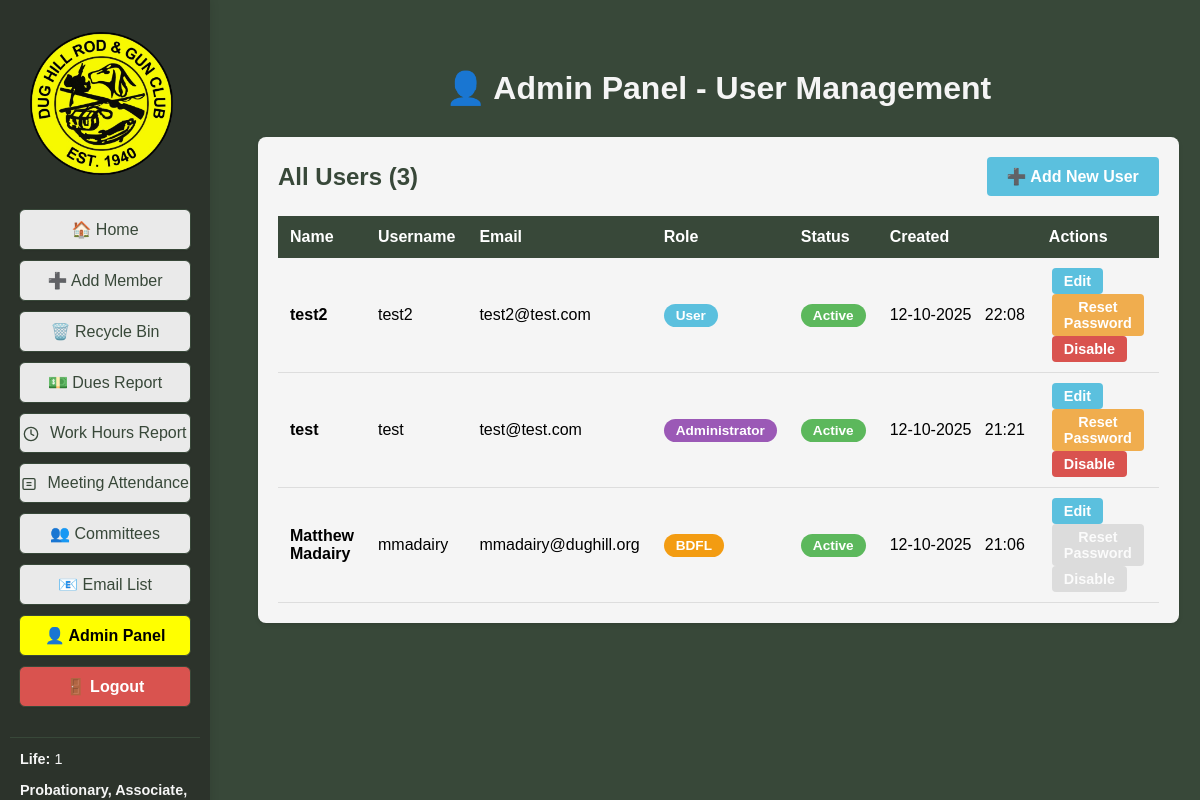
The app's page /admin/users (signed in) with its own data.
### tables this page shows
CREATE TABLE users (
			id INTEGER PRIMARY KEY AUTOINCREMENT,
			username TEXT UNIQUE NOT NULL,
			password_hash TEXT NOT NULL,
			email TEXT UNIQUE NOT NULL,
			created_at TEXT NOT NULL,
			is_active INTEGER DEFAULT 1
		, role TEXT DEFAULT User, must_change_password INTEGER DEFAULT 0, name TEXT);

### DH_DB_Webapp/app.py (the view, shortened to what this page needs)
@app.route('/admin/users', methods=['GET', 'POST'])
@login_required
def admin_users():
	if not current_user.is_admin_or_bdfl():
		flash('Access denied. Only administrators can access the admin panel.', 'error')
		return redirect(url_for('index'))
	all_users = database.get_all_users()
	member_stats = get_member_stats()
	return render_template('admin_users.html', users=all_users, active_page='admin_users', member_stats=member_stats)

### DH_DB_Webapp/app.py (called while the page is built)
@login_manager.user_loader
def load_user(user_id):
    user_data = database.get_user_by_id(int(user_id))
    if user_data:
        try:
            role = user_data['role']
        except (KeyError, IndexError):
            role = 'User'
        try:
            must_change_password = bool(user_data['must_change_password'])
        except (KeyError, IndexError):
            must_change_password = False
        return User(
            id=user_data['id'],
            username=user_data['username'],
            email=user_data['email'],
            role=role,
            is_active=bool(user_data['is_active']),
            must_change_password=must_change_password
        )
    return None

def get_member_stats():
	all_members = database.get_all_members()
	life_count = len([m for m in all_members if m['membership_type'] == 'Life'])
	voting_count = len([m for m in all_members if m['membership_type'] in ['Probationary', 'Associate', 'Active']])
	total_count = len(all_members)
	return {
		'life_members': life_count,
		'voting_members': voting_count,
		'total_members': total_count
	}

@app.before_request
def check_password_change_required():
	if request.endpoint in ['static', 'login', 'logout', 'change_password', 'register']:
		return
	if current_user.is_authenticated and hasattr(current_user, 'must_change_password') and current_user.must_change_password:
		if request.endpoint != 'change_password':
			return redirect(url_for('change_password'))

    @property
    def is_active(self):
        return self._is_active

    def is_bdfl(self):
        return self.role == 'BDFL'

    def is_admin_or_bdfl(self):
        return self.role in ('BDFL', 'Administrator')

### DH_DB_Webapp/database.py (called while the page is built)
def get_connection():
	conn = sqlite3.connect(DB_NAME)
	conn.row_factory = sqlite3.Row
	return conn

def get_all_members():
	conn = get_connection()
	c = conn.cursor()
	c.execute("SELECT * FROM members WHERE deleted=0 ORDER BY CAST(badge_number AS INTEGER), last_name, first_name")
	rows = c.fetchall()
	conn.close()
	return rows

def get_user_by_id(user_id):
    conn = get_connection()
    c = conn.cursor()
    c.execute("SELECT * FROM users WHERE id=?", (user_id,))
    user = c.fetchone()
    conn.close()
    return user

def get_all_users():
    conn = get_connection()
    c = conn.cursor()
    c.execute("SELECT id, username, name, email, role, is_active, created_at FROM users ORDER BY created_at DESC")
    users = c.fetchall()
    conn.close()
    return users

### DH_DB_Webapp/templates/admin_users.html (shortened to what this page needs)
<!DOCTYPE html>
<html>
<head>
</head>
<body style="background-color:#384839; font-family:Arial, Helvetica, sans-serif;">
    <div style="display:flex; flex-direction:row;">
        <div style="position:fixed; top:0; left:0; height:100vh; width:210px; background-color:#2c332b; display:flex; flex-direction:column; align-items:center; padding-top:120px; z-index:100; box-shadow:2px 0 8px rgba(0,0,0,0.08);">
            <img src="{{ url_for('static', filename='Main_Logo-removebg-preview.png') }}" alt="Main Logo" style="height:143px; margin-top:-88px; margin-left:-8px; margin-bottom:34px;">
            <a href="{{ url_for('index') }}" style="width:170px; display:inline-block; padding:10px 0; margin-bottom:10px; border-radius:6px; border:1px solid #384839; background-color:#eaeaea; color:#384839; text-decoration:none; font-weight:normal; font-size:1em; font-family:Arial, Helvetica, sans-serif; box-shadow:0 1px 2px rgba(0,0,0,0.04); text-align:center;">🏠 Home</a>
            <a href="javascript:void(0);" onclick="openModal('addMemberModal')" style="width:170px; display:inline-block; padding:10px 0; margin-bottom:10px; border-radius:6px; border:1px solid #384839; background-color:#eaeaea; color:#384839; text-decoration:none; font-weight:normal; font-size:1em; font-family:Arial, Helvetica, sans-serif; box-shadow:0 1px 2px rgba(0,0,0,0.04); text-align:center;">➕ Add Member</a>
            <a href="{{ url_for('recycle_bin') }}" style="width:170px; display:inline-block; padding:10px 0; margin-bottom:10px; border-radius:6px; border:1px solid #384839; background-color:#eaeaea; color:#384839; text-decoration:none; font-weight:normal; font-size:1em; font-family:Arial, Helvetica, sans-serif; box-shadow:0 1px 2px rgba(0,0,0,0.04); text-align:center;">🗑️ Recycle Bin</a>
            <a href="{{ url_for('dues_report') }}" style="width:170px; display:inline-block; padding:10px 0; margin-bottom:10px; border-radius:6px; border:1px solid #384839; background-color:#eaeaea; color:#384839; text-decoration:none; font-weight:normal; font-size:1em; font-family:Arial, Helvetica, sans-serif; box-shadow:0 1px 2px rgba(0,0,0,0.04); text-align:center;">💵 Dues Report</a>
            <a href="{{ url_for('work_hours_report') }}" style="width:170px; display:inline-block; padding:10px 0; margin-bottom:10px; border-radius:6px; border:1px solid #384839; background-color:#eaeaea; color:#384839; text-decoration:none; font-weight:normal; font-size:1em; font-family:Arial, Helvetica, sans-serif; box-shadow:0 1px 2px rgba(0,0,0,0.04); text-align:center;">
                <img src="{{ url_for('static', filename='icon_work_hours.svg') }}" alt="Work Hours" style="height:1em; vertical-align:middle; margin-right:6px;"> Work Hours Report
            </a>
            <a href="{{ url_for('meeting_attendance_report') }}" style="width:170px; display:inline-block; padding:10px 0; margin-bottom:10px; border-radius:6px; border:1px solid #384839; background-color:#eaeaea; color:#384839; text-decoration:none; font-weight:normal; font-size:1em; font-family:Arial, Helvetica, sans-serif; box-shadow:0 1px 2px rgba(0,0,0,0.04); text-align:center;">
                <img src="{{ url_for('static', filename='icon_attendance.svg') }}" alt="Attendance" style="height:1em; vertical-align:middle; margin-right:6px;"> Meeting Attendance
            </a>
            <a href="{{ url_for('committees') }}" style="width:170px; display:inline-block; padding:10px 0; margin-bottom:10px; border-radius:6px; border:1px solid #384839; background-color:#eaeaea; color:#384839; text-decoration:none; font-weight:normal; font-size:1em; font-family:Arial, Helvetica, sans-serif; box-shadow:0 1px 2px rgba(0,0,0,0.04); text-align:center;">👥 Committees</a>
            <a href="javascript:void(0);" onclick="generateEmailList()" style="width:170px; display:inline-block; padding:10px 0; margin-bottom:10px; border-radius:6px; border:1px solid #384839; background-color:#eaeaea; color:#384839; text-decoration:none; font-weight:normal; font-size:1em; font-family:Arial, Helvetica, sans-serif; box-shadow:0 1px 2px rgba(0,0,0,0.04); text-align:center;">📧 Email List</a>
            <a href="{{ url_for('admin_users') }}" class="active-menu" style="width:170px; display:inline-block; padding:10px 0; margin-bottom:10px; border-radius:6px; border:1px solid #384839; background-color:rgb(255,255,0); color:#000000; text-decoration:none; font-weight:bold; font-size:1em; font-family:Arial, Helvetica, sans-serif; box-shadow:0 1px 2px rgba(0,0,0,0.04); text-align:center;">👤 Admin Panel</a>
            <a href="{{ url_for('logout') }}" style="width:170px; display:inline-block; padding:10px 0; margin-bottom:10px; border-radius:6px; border:1px solid #384839; background-color:#d9534f; color:#ffffff; text-decoration:none; font-weight:bold; font-size:1em; font-family:Arial, Helvetica, sans-serif; box-shadow:0 1px 2px rgba(0,0,0,0.04); text-align:center;">🚪 Logout</a>
            <div style="width:170px; margin-top:20px; padding:10px; border-top:1px solid #384839;">
                <div style="color:#f5f5f5; font-size:0.9em; line-height:1.6; text-align:left;">
                    <div style="margin-bottom:8px;"><strong>Life:</strong> {{ member_stats.life_members }}</div>
                    <div style="margin-bottom:8px;"><strong>Probationary, Associate, & Active:</strong> {{ member_stats.voting_members }}</div>
                </div>
            </div>
        </div>
        <div style="flex:1; margin-left:210px; padding:40px;">
            <h1 style="color:#f5f5f5; text-align:center; margin-bottom:30px;">👤 Admin Panel - User Management</h1>
            <div class="user-table">
                <div style="display:flex; justify-content:space-between; align-items:center; margin-bottom:20px;">
                    <h2 style="color:#384839; margin:0;">All Users ({{ users|length }})</h2>
                    <button onclick="openAddUserModal()" style="padding:10px 20px; background-color:#5bc0de; color:white; border:none; border-radius:4px; font-size:1em; font-weight:bold; cursor:pointer;">➕ Add New User</button>
                </div>
                <table>
                    <thead>
                        <tr>
                            <th>Name</th>
                            <th>Username</th>
                            <th>Email</th>
                            <th>Role</th>
                            <th>Status</th>
                            <th>Created</th>
                            <th>Actions</th>
                        </tr>
                    </thead>
                    <tbody>
                        {% for user in users %}
                        <tr>
                            <td><strong>{{ user.name if user.name else '-' }}</strong></td>
                            <td>{{ user.username }}</td>
                            <td>{{ user.email }}</td>
                            <td>
                                <span class="role-badge role-{{ user.role|lower }}">{{ user.role }}</span>
                            </td>
                            <td>
                                <span class="status-badge status-{{ 'active' if user.is_active else 'inactive' }}">{{ 'Active' if user.is_active else 'Inactive' }}</span>
                            </td>
                            <td>{{ user.created_at[5:7] }}-{{ user.created_at[8:10] }}-{{ user.created_at[:4] }}&nbsp;&nbsp;&nbsp;{{ user.created_at[11:16] }}</td>
                            <td>
                                <button onclick="editUser({{ user.id }})" class="btn-action btn-edit" {% if user.role == 'BDFL' and not current_user.is_bdfl() %}disabled{% endif %}>Edit</button>
                                <button onclick="resetPassword({{ user.id }}, '{{ user.username }}')" class="btn-action btn-reset" {% if user.role == 'BDFL' %}disabled{% endif %}>Reset Password</button>
                                {% if user.is_active %}
                                <button onclick="toggleUserStatus({{ user.id }}, '{{ user.username }}', false)" class="btn-action btn-disable" {% if user.role == 'BDFL' %}disabled{% endif %}>Disable</button>
                                {% else %}
                                <button onclick="toggleUserStatus({{ user.id }}, '{{ user.username }}', true)" class="btn-action btn-enable" {% if user.role == 'BDFL' %}disabled{% endif %}>Enable</button>
                                {% endif %}
                            </td>
                        </tr>
                        {% endfor %}
                    </tbody>
                </table>
            </div>
        </div>
    </div>
</body>
</html>

### DH_DB_Webapp/templates/admin_users.html (style rules this page uses)
.active-menu { background-color: rgb(255,255,0) !important; color: #000000 !important; }
.user-table { background-color: #f5f5f5; border-radius: 8px; padding: 20px; box-shadow: 0 2px 4px rgba(0,0,0,0.1); }
.user-table table { width: 100%; border-collapse: collapse; }
.user-table th { background-color: #384839; color: white; padding: 12px; text-align: left; font-weight: bold; }
.user-table td { padding: 10px 12px; border-bottom: 1px solid #ddd; }
.role-badge { display: inline-block; padding: 4px 12px; border-radius: 12px; font-size: 0.85em; font-weight: bold; }
.role-bdfl { background-color: #f39c12; color: white; }
.role-administrator { background-color: #9b59b6; color: white; }
.role-user { background-color: #5bc0de; color: white; }
.status-badge { display: inline-block; padding: 4px 12px; border-radius: 12px; font-size: 0.85em; font-weight: bold; }
.status-active { background-color: #5cb85c; color: white; }
.btn-action { padding: 5px 12px; margin: 0 3px; border: none; border-radius: 4px; font-size: 0.9em; font-weight: bold; cursor: pointer; color: white; }
.btn-edit { background-color: #5bc0de; }
.btn-reset { background-color: #f0ad4e; }
.btn-disable { background-color: #d9534f; }
.btn-action:disabled { background-color: #cccccc; cursor: not-allowed; opacity: 0.6; }

### records on screen
users: name "test2", username "test2", email "test2@test.com", role "User", is_active "Active", created_at "12", created_at "10", created_at "2025", created_at "22:08"
users: name "test", username "test", email "test@test.com", role "Administrator", is_active "Active", created_at "12", created_at "10", created_at "2025", created_at "21:21"
users: name "Matthew Madairy", username "mmadairy", email "mmadairy@dughill.org", role "BDFL", is_active "Active", created_at "12", created_at "10", created_at "2025", created_at "21:06"

### other values on screen
{{ member_stats.life_members }} "1"
{{ users|length }} "3"
